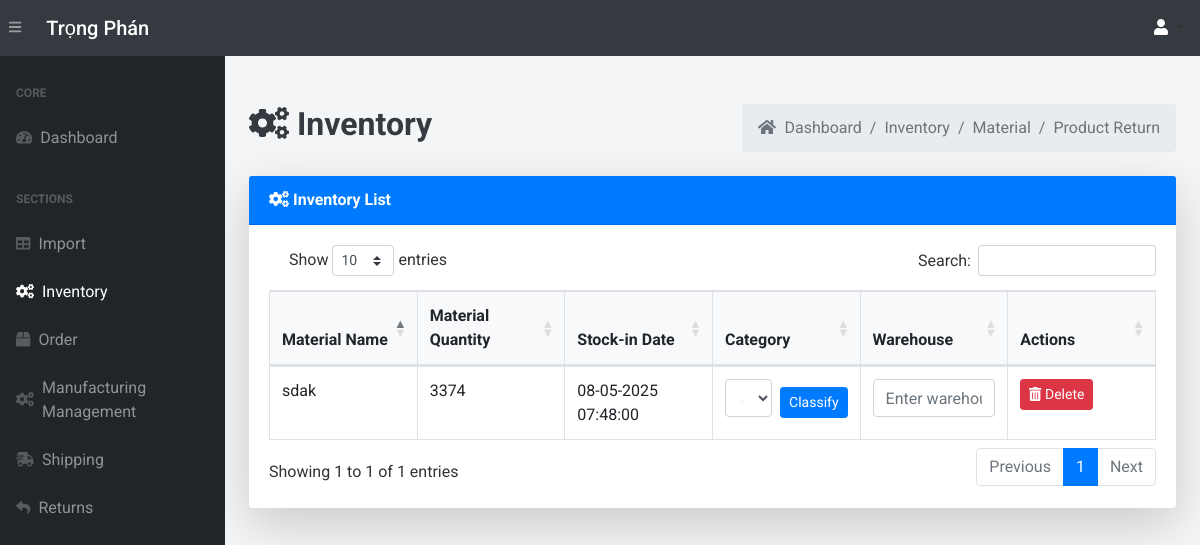
The page /inventory/ (signed in) on the database as committed earlier.
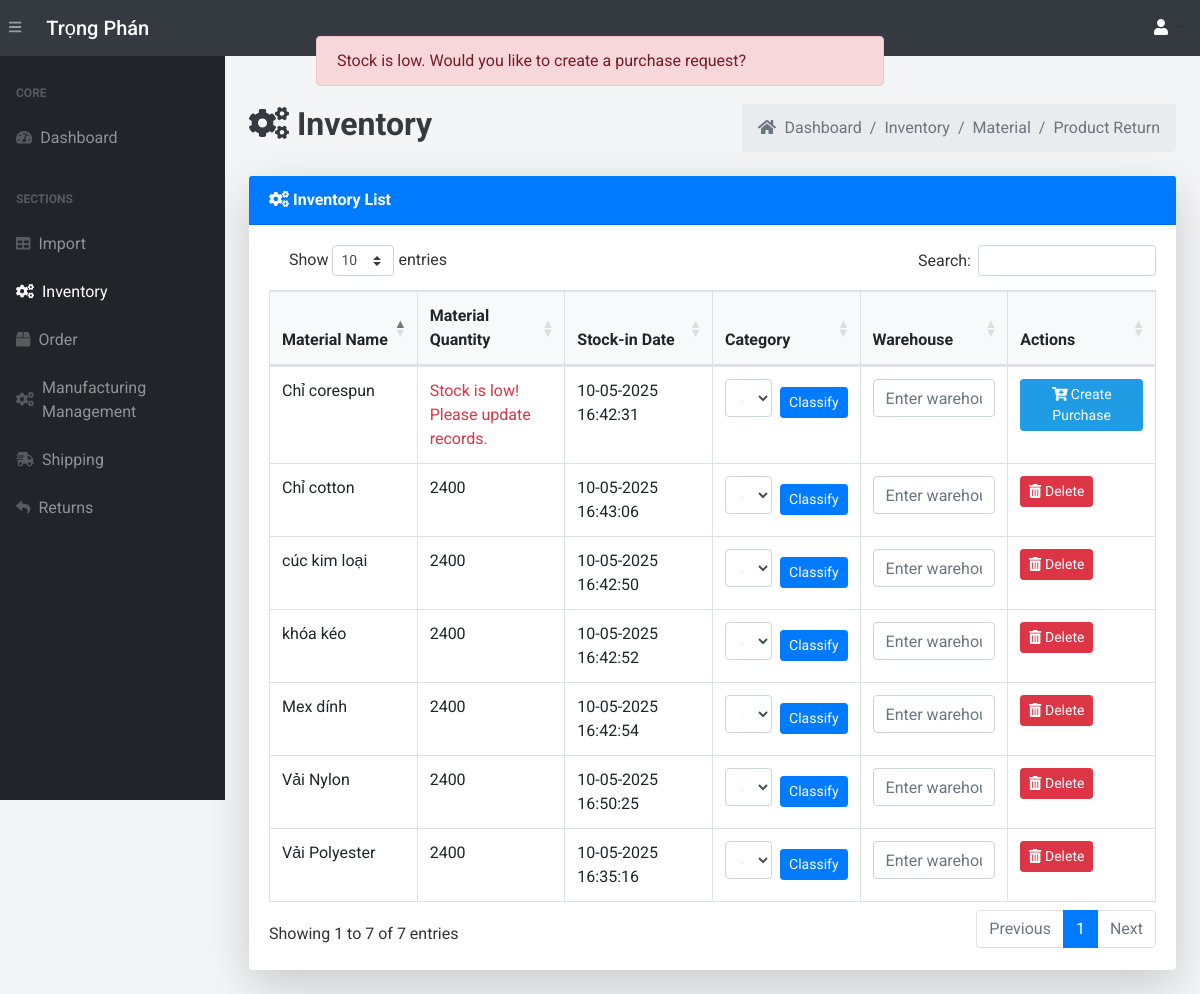
The same page on the database as committed later.
### app.py (models this page shows, shortened)
class Inventory(db.Model):
    __tablename__ = 'inventory'
    stockTran_id = db.Column(db.Integer, primary_key=True)  # Unique ID for the inventory record
    product_name = db.Column(db.String(255), nullable=False)  # Name of the product
    quantity = db.Column(db.Integer, nullable=False, default=0)  # Quantity of the product in stock
    transaction_type = db.Column(db.String(50), nullable=False)  # "Addition" or "Removal"
    transaction_date = db.Column(db.DateTime, default=vietnam_now)  # Date of transaction
    import_id = db.Column(db.Integer, db.ForeignKey('imports.import_id'), nullable=False)  # Foreign Key to Import (raw material)
    import_data = db.relationship('Import', backref='inventory_records', lazy=True)
    category = db.Column(db.String(255))
    warehouse=db.Column(db.String(255))

class Import(db.Model):
    __tablename__ = 'imports'
    import_id = db.Column(db.Integer, primary_key=True, autoincrement=True)
    material_name = db.Column(db.String(255), nullable=False)
    material_description = db.Column(db.String(255))
    quantity_in_stock = db.Column(db.Integer, default=0)
    reorder_level = db.Column(db.Integer, default=30)
    sup_name = db.Column(db.String(255), nullable=False)
    sup_contact_info = db.Column(db.String(255), nullable=False)
    sup_address = db.Column(db.String(255), nullable=False)
    status = db.Column(db.String(50), default="Supplying")
    section_name = db.Column(db.String(255))  # Section name for classification
    category = db.Column(db.String(255))  # Category of the material

### app.py (the view)
@app.route('/inventory/')
@login_required
def view_inventory():
    inventory = Inventory.query.all()
    low_stock_items = [item for item in inventory if item.quantity <= item.import_data.reorder_level]
    imports = Import.query.all()
    return render_template("inventory.html", inventory=inventory, imports=imports,low_stock_items=low_stock_items )

### app.py (called while the page is built, shortened)
@login_manager.user_loader
def load_user(user_id):
    return User.query.get(int(user_id))

def add_monthly_data():
    current_year = datetime.now().year
    months = [f"{current_year}-{str(month).zfill(2)}" for month in range(1, 4)]  # Tháng 1 đến tháng 6
    for month in months:
        existing_month_data = db.session.query(Order).filter(Order.order_date.like(f'{month}%')).first()
    db.session.commit()

@app.before_request
def initialize_data():
    add_monthly_data()

### templates/inventory.html (shortened to what this page needs)
{% extends 'base.html' %}
{% block content %}
{% with messages = get_flashed_messages(with_categories=true) %}
    {% for item in inventory %}
        {% if item.quantity < item.import_data.reorder_level %}
            <div class="alert alert-dismissible fixed-alert">
                <div class="alert alert-warning">
                    {{ "Stock is low. Would you like to create a purchase request?" }}
                </div>
            </div>
        {% endif %}
    {% endfor %}
{% endwith %}
<main>
    <div class="container-fluid mt-5">
        <div class="d-flex justify-content-between align-items-center mb-4">
            <h1 class="text-dark font-weight-bold"  style="font-size: 2rem;">
                <i class="fas fa-cogs"></i> Inventory</h1>
            <ol class="breadcrumb mb-0">
                <li class="breadcrumb-item"><a href="/dashboard" class="text-decoration-none text-muted"><i class="fas fa-home mr-1"></i> Dashboard</a></li>
                <li class="breadcrumb-item"><a href="" class="text-decoration-none text-muted">Inventory</a></li>
                <li class="breadcrumb-item"><a href="/inventory/" class="text-decoration-none text-muted">Material</a></li>
                <li class="breadcrumb-item"><a href="/inventorypro/" class="text-decoration-none text-muted">Product Return</a></li>
            </ol>
        </div>
        <div class="card shadow-lg border-0 mb-4">
            <div class="card-header bg-primary text-white font-weight-bold">
                <i class="fas fa-cogs"></i> Inventory List
            </div>
            <div class="card-body">
                <table class="table table-bordered table-hover" id="dataTable" width="100%" cellspacing="0" style="table-layout: fixed;">
                    <thead class="bg-light">
                        <tr>
                            <th>Material Name</th>
                            <th>Material Quantity</th>
                            <th>Stock-in Date</th>
                            <th>Category</th>
                            <th>Warehouse</th>
                            <th>Actions</th>
                        </tr>
                    </thead>
                    <tbody>
                        {% for item in inventory %}
                        <tr>
                            <td>{{ item.import_data.material_name }}</td>
                            <td>
                                {% if item.quantity < item.import_data.reorder_level %}
                                    <span class="text-danger">Stock is low! Please update records.</span>
                                {% else %}
                                    {{ item.quantity }}
                                {% endif %}
                            </td>
                            <td>{{ item.transaction_date.strftime('%d-%m-%Y %H:%M:%S') }}</td>
                            <td>
                                {% if item.category is none %}
                                <form action="{{ url_for('classify_material', inventory_id=item.stockTran_id) }}" method="POST" class="d-flex align-items-center">
                                    <select name="category" required class="form-control mb-2 mr-2" style="inline-size: none;">
                                        <option value="" disabled selected>Select</option>
                                    </select>
                                    <button type="submit" class="btn btn-primary btn-sm">Classify</button>
                                </form>
                                {% else %}
                                    {{ item.category }}
                                {% endif %}
                            </td>
                            <td>
                                {% if item.warehouse is none %}
                                    <form action="{{ url_for('classify_warehouse', inventory_id=item.stockTran_id) }}" method="POST" class="d-flex flex-column align-items-start">
                                        <input type="text" name="warehouse" placeholder="Enter warehouse" required class="form-control mb-2">
                                    </form>
                                {% else %}
                                    {{ item.warehouse }}
                                {% endif %}
                            </td>
                            <td>
                                {% if item.import_data and item.quantity < item.import_data.reorder_level %}
                                    <a href="{{ url_for('create_purchase_request', import_id=item.stockTran_id) }}" class="btn btn-ac btn-sm hover-shadow">
                                        <i class="fas fa-cart-plus"></i> Create Purchase
                                    </a>
                                {% else %}
                                <form action="{{ url_for('delete_inventory', inventory_id=item.stockTran_id) }}" method="POST" style="display:inline;">
                                    <button type="submit" class="btn btn-danger btn-sm hover-shadow" onclick="return confirm('Are you sure you want to delete this inventory item?')">
                                        <i class="fas fa-trash-alt"></i> Delete
                                    </button>
                                </form>
                                {% endif %}
                            </td>
                        </tr>
                        {% endfor %}
                    </tbody>
                </table>
            </div>
        </div>
    </div>
</main>
{% endblock %}

### templates/base.html (shortened to what this page needs)
<!DOCTYPE html>
<html lang="en">
<head>
    <link href="https://stackpath.bootstrapcdn.com/bootstrap/4.5.2/css/bootstrap.min.css" rel="stylesheet">
    <link href="https://cdnjs.cloudflare.com/ajax/libs/bootstrap-select/1.13.1/css/bootstrap-select.min.css" rel="stylesheet">
    <link href="https://cdnjs.cloudflare.com/ajax/libs/animate.css/4.1.1/animate.min.css" rel="stylesheet">
    <link href="https://cdn.datatables.net/1.10.20/css/dataTables.bootstrap4.min.css" rel="stylesheet" />
    <link rel="stylesheet" href="{{ url_for('static', filename='css/bootstrap/styles.css') }}">
</head>
<body class="sb-nav-fixed">
    <nav class="sb-topnav navbar navbar-expand navbar-dark bg-dark">
        <button class="btn btn-link btn-sm order-1 order-lg-0" id="sidebarToggle" href="#">
            <i class="fas fa-bars"></i>
        </button>
        <a class="navbar-brand" href="/">Trọng Phán</a>
        <div class="d-flex align-items-center ml-3 ml-lg-auto">
            <div class="dropdown">
                <span class="dropdown-toggle" id="userDropdown" data-toggle="dropdown" aria-haspopup="true" aria-expanded="false" style="cursor: pointer;">
                    <i class="fas fa-user" style="color:white"></i>
                </span>
            </div>
        </div>
    </nav>
    <div id="layoutSidenav">
        <div id="layoutSidenav_nav">
            <nav class="sb-sidenav accordion sb-sidenav-dark" id="sidenavAccordion">
                <div class="sb-sidenav-menu">
                    <div class="nav">
                        <div class="sb-sidenav-menu-heading">Core</div>
                        <a class="nav-link" href="/dashboard/">
                            <div class="sb-nav-link-icon"><i class="fas fa-tachometer-alt"></i></div>
                            Dashboard
                        </a>
                        <div class="sb-sidenav-menu-heading">Sections</div>
                        <a class="nav-link" href="/import/">
                            <div class="sb-nav-link-icon"><i class="fas fa-table"></i></div>
                            Import
                        </a>
                        <a class="nav-link" href="/inventory/">
                            <div class="sb-nav-link-icon"><i class="fas fa-cogs"></i></div>
                            Inventory
                        </a>
                        <a class="nav-link" href="/order/">
                            <div class="sb-nav-link-icon"><i class="fas fa-box"></i></div>
                            Order
                        </a>
                        <a class="nav-link" href="/view-product-batches/">
                            <div class="sb-nav-link-icon"><i class="fas fa-cogs"></i></div>
                            Manufacturing Management
                        </a>
                        <a class="nav-link" href="/shipping-queue/">
                            <div class="sb-nav-link-icon"><i class="fas fa-shipping-fast"></i></div>
                            Shipping
                        </a>
                        <a class="nav-link" href="/returns">
                            <div class="sb-nav-link-icon"><i class="fas fa-reply"></i></div>
                            Returns
                        </a>
                    </div>
                </div>
            </nav>
        </div>
        <div id="layoutSidenav_content">
            {% block content %}{% endblock %}
        </div>
    </div>
    <link href="https://cdn.jsdelivr.net/npm/select2@4.1.0-rc.0/dist/css/select2.min.css" rel="stylesheet" />
</body>
</html>

### templates/base.html (style rules this page uses)
body { font-family: 'Roboto', sans-serif; background-color: #f4f5f7; color: #333; }
.navbar { background-color: #007bff; }
.navbar a { color: white !important; font-weight: 500; }
.sb-nav-link-icon { color: #28a745; }
.sb-sidenav-dark { background-color: #212529; }
.sb-sidenav-menu-heading { color: #f8f9fa; text-transform: uppercase; font-weight: bold; }
#dataTable { width: 100% !important; margin-top: 20px; }

Rows that differ between the two databases and show on the page:
added Inventory: value "Stock is low. Would you like to create a purchase request?", import_data.material_name "Chỉ corespun", quantity "Stock is low! Please update records.", transaction_date "10-05-2025 16:42:31"
changed Inventory: import_data.material_name "sdak" → "Vải Polyester"; quantity "3374" → "2400"; transaction_date "08-05-2025 07:48:00" → "10-05-2025 16:35:16"
added Inventory: import_data.material_name "cúc kim loại", quantity "2400", transaction_date "10-05-2025 16:42:50", shown under "Inventory"
added Inventory: import_data.material_name "khóa kéo", quantity "2400", transaction_date "10-05-2025 16:42:52", shown under "Inventory"
added Inventory: import_data.material_name "Mex dính", quantity "2400", transaction_date "10-05-2025 16:42:54", shown under "Inventory"
added Inventory: import_data.material_name "Chỉ cotton", quantity "2400", transaction_date "10-05-2025 16:43:06", shown under "Inventory"
added Inventory: import_data.material_name "Vải Nylon", quantity "2400", transaction_date "10-05-2025 16:50:25", shown under "Inventory"
Other text that changed with them:
text written by a page script: "Show entries Search: Showing 1 to 1 of 1 entries Previous 1 Next" → "Show entries Search: Showing 1 to 7 of 7 entries Previous 1 Next"
